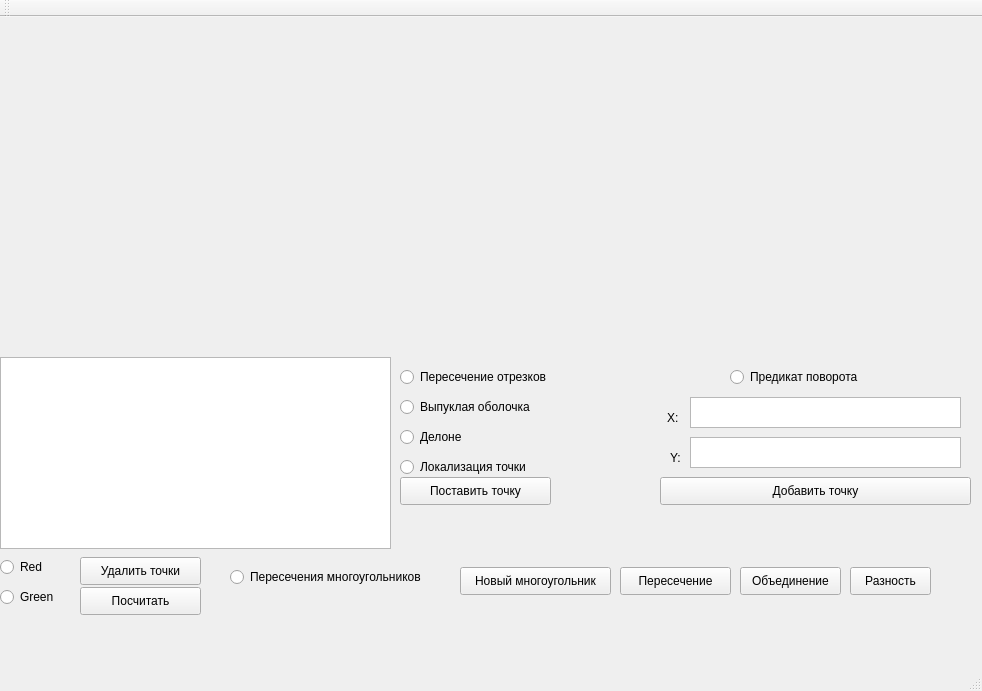
<?xml version="1.0" encoding="UTF-8"?>
<ui version="4.0">
 <class>MainWindow</class>
 <widget class="QMainWindow" name="MainWindow">
  <property name="geometry">
   <rect>
    <x>0</x>
    <y>0</y>
    <width>982</width>
    <height>691</height>
   </rect>
  </property>
  <property name="windowTitle">
   <string>MainWindow</string>
  </property>
  <widget class="QWidget" name="centralWidget">
   <widget class="CustomDrawWidget" name="widget" native="true">
    <property name="geometry">
     <rect>
      <x>0</x>
      <y>0</y>
      <width>981</width>
      <height>341</height>
     </rect>
    </property>
   </widget>
   <widget class="QTextBrowser" name="textBrowser">
    <property name="geometry">
     <rect>
      <x>0</x>
      <y>340</y>
      <width>391</width>
      <height>192</height>
     </rect>
    </property>
   </widget>
   <widget class="QRadioButton" name="red_Button">
    <property name="geometry">
     <rect>
      <x>0</x>
      <y>540</y>
      <width>95</width>
      <height>20</height>
     </rect>
    </property>
    <property name="text">
     <string>Red</string>
    </property>
   </widget>
   <widget class="QRadioButton" name="green_Button">
    <property name="geometry">
     <rect>
      <x>0</x>
      <y>570</y>
      <width>95</width>
      <height>20</height>
     </rect>
    </property>
    <property name="text">
     <string>Green</string>
    </property>
   </widget>
   <widget class="QPushButton" name="pushButton_deletePoints">
    <property name="geometry">
     <rect>
      <x>80</x>
      <y>540</y>
      <width>121</width>
      <height>28</height>
     </rect>
    </property>
    <property name="text">
     <string>Удалить точки</string>
    </property>
   </widget>
   <widget class="QRadioButton" name="task1">
    <property name="geometry">
     <rect>
      <x>400</x>
      <y>350</y>
      <width>171</width>
      <height>20</height>
     </rect>
    </property>
    <property name="text">
     <string>Пересечение отрезков</string>
    </property>
   </widget>
   <widget class="QRadioButton" name="task3">
    <property name="geometry">
     <rect>
      <x>400</x>
      <y>380</y>
      <width>151</width>
      <height>20</height>
     </rect>
    </property>
    <property name="text">
     <string>Выпуклая оболочка</string>
    </property>
   </widget>
   <widget class="QRadioButton" name="task2">
    <property name="geometry">
     <rect>
      <x>730</x>
      <y>350</y>
      <width>141</width>
      <height>20</height>
     </rect>
    </property>
    <property name="text">
     <string>Предикат поворота</string>
    </property>
   </widget>
   <widget class="QRadioButton" name="task4">
    <property name="geometry">
     <rect>
      <x>400</x>
      <y>410</y>
      <width>95</width>
      <height>20</height>
     </rect>
    </property>
    <property name="text">
     <string>Делоне</string>
    </property>
   </widget>
   <widget class="QRadioButton" name="task5">
    <property name="geometry">
     <rect>
      <x>230</x>
      <y>550</y>
      <width>221</width>
      <height>20</height>
     </rect>
    </property>
    <property name="text">
     <string>Пересечения многоугольников </string>
    </property>
   </widget>
   <widget class="QRadioButton" name="task6">
    <property name="geometry">
     <rect>
      <x>400</x>
      <y>440</y>
      <width>151</width>
      <height>20</height>
     </rect>
    </property>
    <property name="text">
     <string>Локализация точки</string>
    </property>
   </widget>
   <widget class="QPushButton" name="getResult">
    <property name="geometry">
     <rect>
      <x>80</x>
      <y>570</y>
      <width>121</width>
      <height>28</height>
     </rect>
    </property>
    <property name="text">
     <string>Посчитать</string>
    </property>
   </widget>
   <widget class="QTextEdit" name="Xcoord">
    <property name="geometry">
     <rect>
      <x>690</x>
      <y>380</y>
      <width>271</width>
      <height>31</height>
     </rect>
    </property>
   </widget>
   <widget class="QTextEdit" name="Ycoord">
    <property name="geometry">
     <rect>
      <x>690</x>
      <y>420</y>
      <width>271</width>
      <height>31</height>
     </rect>
    </property>
   </widget>
   <widget class="QPushButton" name="Add_point_manual">
    <property name="geometry">
     <rect>
      <x>660</x>
      <y>460</y>
      <width>311</width>
      <height>28</height>
     </rect>
    </property>
    <property name="text">
     <string>Добавить точку</string>
    </property>
   </widget>
   <widget class="QLabel" name="label">
    <property name="geometry">
     <rect>
      <x>667</x>
      <y>390</y>
      <width>41</width>
      <height>21</height>
     </rect>
    </property>
    <property name="text">
     <string>X:</string>
    </property>
   </widget>
   <widget class="QLabel" name="label_2">
    <property name="geometry">
     <rect>
      <x>670</x>
      <y>430</y>
      <width>41</width>
      <height>21</height>
     </rect>
    </property>
    <property name="text">
     <string>Y:</string>
    </property>
   </widget>
   <widget class="QPushButton" name="New_Poly">
    <property name="geometry">
     <rect>
      <x>460</x>
      <y>550</y>
      <width>151</width>
      <height>28</height>
     </rect>
    </property>
    <property name="text">
     <string>Новый многоугольник</string>
    </property>
   </widget>
   <widget class="QPushButton" name="intersection_calc">
    <property name="geometry">
     <rect>
      <x>620</x>
      <y>550</y>
      <width>111</width>
      <height>28</height>
     </rect>
    </property>
    <property name="text">
     <string>Пересечение</string>
    </property>
   </widget>
   <widget class="QPushButton" name="combining_calc">
    <property name="geometry">
     <rect>
      <x>740</x>
      <y>550</y>
      <width>101</width>
      <height>28</height>
     </rect>
    </property>
    <property name="text">
     <string>Объединение</string>
    </property>
   </widget>
   <widget class="QPushButton" name="difference_calc">
    <property name="geometry">
     <rect>
      <x>850</x>
      <y>550</y>
      <width>81</width>
      <height>28</height>
     </rect>
    </property>
    <property name="text">
     <string>Разность</string>
    </property>
   </widget>
   <widget class="QPushButton" name="Add_point">
    <property name="geometry">
     <rect>
      <x>400</x>
      <y>460</y>
      <width>151</width>
      <height>28</height>
     </rect>
    </property>
    <property name="text">
     <string>Поставить точку</string>
    </property>
   </widget>
  </widget>
  <widget class="QMenuBar" name="menuBar">
   <property name="geometry">
    <rect>
     <x>0</x>
     <y>0</y>
     <width>982</width>
     <height>37</height>
    </rect>
   </property>
  </widget>
  <widget class="QToolBar" name="mainToolBar">
   <attribute name="toolBarArea">
    <enum>TopToolBarArea</enum>
   </attribute>
   <attribute name="toolBarBreak">
    <bool>false</bool>
   </attribute>
  </widget>
  <widget class="QStatusBar" name="statusBar"/>
 </widget>
 <layoutdefault spacing="6" margin="11"/>
 <customwidgets>
  <customwidget>
   <class>CustomDrawWidget</class>
   <extends>QWidget</extends>
   <header>customdrawwidget.h</header>
   <container>1</container>
  </customwidget>
 </customwidgets>
 <resources/>
 <connections/>
</ui>
